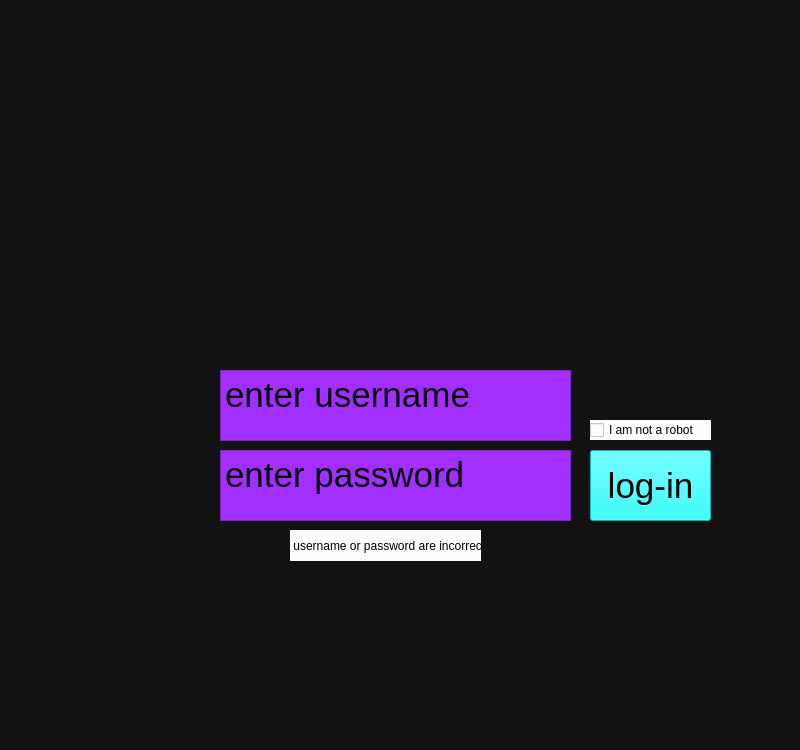
<?xml version="1.0" encoding="UTF-8"?>
<ui version="4.0">
 <class>LogInWindow</class>
 <widget class="QMainWindow" name="LogInWindow">
  <property name="geometry">
   <rect>
    <x>0</x>
    <y>0</y>
    <width>800</width>
    <height>750</height>
   </rect>
  </property>
  <property name="minimumSize">
   <size>
    <width>760</width>
    <height>750</height>
   </size>
  </property>
  <property name="windowTitle">
   <string>MainWindow</string>
  </property>
  <property name="styleSheet">
   <string notr="true">background-color:rgb(18, 18, 18);
</string>
  </property>
  <widget class="QWidget" name="centralwidget">
   <widget class="QLabel" name="label">
    <property name="geometry">
     <rect>
      <x>40</x>
      <y>-20</y>
      <width>721</width>
      <height>381</height>
     </rect>
    </property>
    <property name="minimumSize">
     <size>
      <width>721</width>
      <height>381</height>
     </size>
    </property>
    <property name="text">
     <string>&lt;html&gt;&lt;head/&gt;&lt;body&gt;&lt;p&gt;&lt;img src=&quot;:/photos2/logo3.png&quot;/&gt;&lt;/p&gt;&lt;/body&gt;&lt;/html&gt;</string>
    </property>
    <property name="pixmap">
     <pixmap>:/photos/gamelogo.png</pixmap>
    </property>
   </widget>
   <widget class="QTextEdit" name="password">
    <property name="geometry">
     <rect>
      <x>220</x>
      <y>450</y>
      <width>351</width>
      <height>71</height>
     </rect>
    </property>
    <property name="styleSheet">
     <string notr="true">;background-color: rgb(162, 47, 255);
font: 75 8pt &quot;Magneto&quot;; font-size: 35px;height: 20px;width: 45px;</string>
    </property>
    <property name="html">
     <string>&lt;!DOCTYPE HTML PUBLIC &quot;-//W3C//DTD HTML 4.0//EN&quot; &quot;http://www.w3.org/TR/REC-html40/strict.dtd&quot;&gt;
&lt;html&gt;&lt;head&gt;&lt;meta name=&quot;qrichtext&quot; content=&quot;1&quot; /&gt;&lt;style type=&quot;text/css&quot;&gt;
p, li { white-space: pre-wrap; }
&lt;/style&gt;&lt;/head&gt;&lt;body style=&quot; font-family:'Magneto'; font-size:35px; font-weight:72; font-style:normal;&quot;&gt;
&lt;p style=&quot; margin-top:0px; margin-bottom:0px; margin-left:0px; margin-right:0px; -qt-block-indent:0; text-indent:0px;&quot;&gt;&lt;span style=&quot; font-size:35px;&quot;&gt;enter password&lt;/span&gt;&lt;/p&gt;&lt;/body&gt;&lt;/html&gt;</string>
    </property>
   </widget>
   <widget class="QTextEdit" name="username">
    <property name="geometry">
     <rect>
      <x>220</x>
      <y>370</y>
      <width>351</width>
      <height>71</height>
     </rect>
    </property>
    <property name="styleSheet">
     <string notr="true">;background-color: rgb(162, 47, 255);
font: 75 8pt &quot;Magneto&quot;; font-size: 35px;height: 20px;width: 45px;
</string>
    </property>
    <property name="html">
     <string>&lt;!DOCTYPE HTML PUBLIC &quot;-//W3C//DTD HTML 4.0//EN&quot; &quot;http://www.w3.org/TR/REC-html40/strict.dtd&quot;&gt;
&lt;html&gt;&lt;head&gt;&lt;meta name=&quot;qrichtext&quot; content=&quot;1&quot; /&gt;&lt;style type=&quot;text/css&quot;&gt;
p, li { white-space: pre-wrap; }
&lt;/style&gt;&lt;/head&gt;&lt;body style=&quot; font-family:'Magneto'; font-size:35px; font-weight:72; font-style:normal;&quot;&gt;
&lt;p style=&quot; margin-top:0px; margin-bottom:0px; margin-left:0px; margin-right:0px; -qt-block-indent:0; text-indent:0px;&quot;&gt;&lt;span style=&quot; font-size:35px;&quot;&gt;enter username&lt;/span&gt;&lt;/p&gt;&lt;/body&gt;&lt;/html&gt;</string>
    </property>
   </widget>
   <widget class="QPushButton" name="log_in_data">
    <property name="geometry">
     <rect>
      <x>590</x>
      <y>450</y>
      <width>121</width>
      <height>71</height>
     </rect>
    </property>
    <property name="styleSheet">
     <string notr="true">background-color: rgb(0, 255, 255);
font: 75 8pt &quot;Magneto&quot;; font-size: 35px;height: 20px;width: 45px;
</string>
    </property>
    <property name="text">
     <string>log-in</string>
    </property>
   </widget>
   <widget class="QCheckBox" name="robot_checkbox">
    <property name="geometry">
     <rect>
      <x>590</x>
      <y>420</y>
      <width>121</width>
      <height>20</height>
     </rect>
    </property>
    <property name="styleSheet">
     <string notr="true">;background-color: rgb(253, 253, 253);</string>
    </property>
    <property name="text">
     <string>I am not a robot</string>
    </property>
   </widget>
   <widget class="QLabel" name="label_2">
    <property name="geometry">
     <rect>
      <x>290</x>
      <y>530</y>
      <width>191</width>
      <height>31</height>
     </rect>
    </property>
    <property name="styleSheet">
     <string notr="true">;background-color: rgb(253, 253, 253);</string>
    </property>
    <property name="text">
     <string> username or password are incorrect!</string>
    </property>
   </widget>
  </widget>
  <widget class="QMenuBar" name="menubar">
   <property name="geometry">
    <rect>
     <x>0</x>
     <y>0</y>
     <width>800</width>
     <height>21</height>
    </rect>
   </property>
  </widget>
  <widget class="QStatusBar" name="statusbar"/>
 </widget>
 <resources>
  <include location="image_resource.qrc"/>
 </resources>
 <connections/>
</ui>
